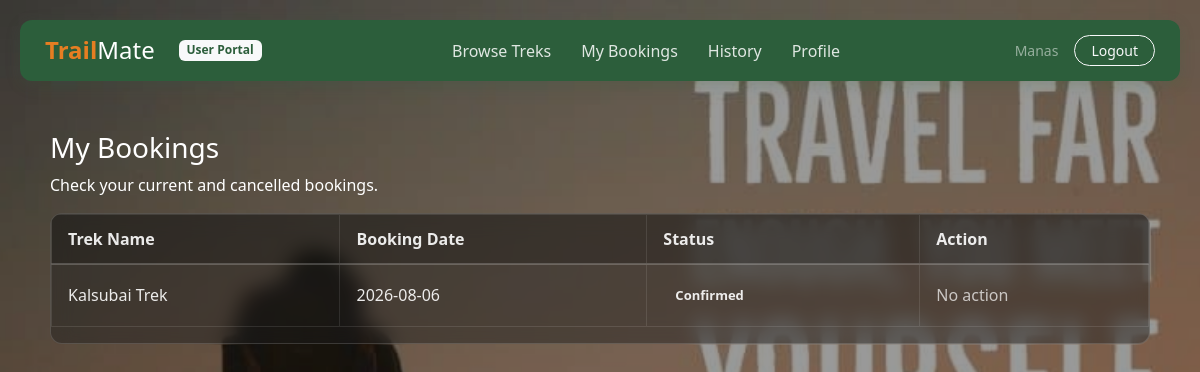
Screenshot of /user/my-bookings (signed in) with the database file from the repository.
### models.py (models this page shows)
class User(db.Model, UserMixin):
    id = db.Column(db.Integer, primary_key=True)
    name = db.Column(db.String(100), nullable=False)
    email = db.Column(db.String(120), unique=True, nullable=False)
    password = db.Column(db.String(200), nullable=False)
    role = db.Column(db.String(20), nullable=False, default='user')
    contact_details = db.Column(db.String(200), nullable=True)
    status = db.Column(db.String(20), nullable=False, default='Active')  # Active/Inactive/Pending
    assigned_treks = db.relationship('Trek', backref='assigned_staff', lazy=True)
    bookings = db.relationship('Booking', backref='user', lazy=True)

class Booking(db.Model):
    booking_id = db.Column(db.Integer, primary_key=True)
    user_id = db.Column(db.Integer, db.ForeignKey('user.id'), nullable=False)
    trek_id = db.Column(db.Integer, db.ForeignKey('trek.trek_id'), nullable=False)
    booking_date = db.Column(db.DateTime, nullable=False, default=datetime.utcnow)
    status = db.Column(db.String(50), nullable=False, default='Booked')  # Booked/Cancelled

class Trek(db.Model):
    trek_id = db.Column(db.Integer, primary_key=True)
    trek_name = db.Column(db.String(150), nullable=False)
    location = db.Column(db.String(150), nullable=False)
    difficulty = db.Column(db.String(50), nullable=False)
    duration = db.Column(db.String(50), nullable=False)  # e.g., '5 Days'
    available_slots = db.Column(db.Integer, nullable=False)
    assigned_staff_id = db.Column(db.Integer, db.ForeignKey('user.id'), nullable=True)
    status = db.Column(db.String(50), nullable=False, default='Open')  # Open/Started/Completed
    start_date = db.Column(db.Date, nullable=False)
    end_date = db.Column(db.Date, nullable=False)
    bookings = db.relationship('Booking', backref='trek', lazy=True)

### routes/user.py (the view)
@user_bp.route('/my-bookings')
@login_required
@user_required
def my_bookings():
    bookings = Booking.query.filter_by(user_id=current_user.id).order_by(Booking.booking_date.desc()).all()
    return render_template('user/my_bookings.html', bookings=bookings)

### routes/user.py (called while the page is built)
def user_required(f):
    @wraps(f)
    def decorated_function(*args, **kwargs):
        if not current_user.is_authenticated or current_user.role != 'user':
            flash('Access Denied. Trekker account required.', 'warning')
            return redirect(url_for('auth.login'))
        return f(*args, **kwargs)
    return decorated_function

### templates/user/my_bookings.html (shortened to what this page needs)
{% extends "user/user_layout.html" %}
{% block user_content %}
<h3 class="page-title">My Bookings</h3>
<p class="page-subtitle">Check your current and cancelled bookings.</p>
<div class="table-box">
    <table class="table table-bordered">
        <thead>
            <tr>
                <th>Trek Name</th>
                <th>Booking Date</th>
                <th>Status</th>
                <th>Action</th>
            </tr>
        </thead>
        <tbody>
            {% for booking in bookings %}
            <tr>
                <td>{{ booking.trek.trek_name }}</td>
                <td>{{ booking.booking_date.strftime('%Y-%m-%d') }}</td>
                <td><span class="status-badge status-{{ booking.status|lower }}">{{ booking.status }}</span></td>
                <td>
                    {% if booking.status == 'Booked' and booking.trek.status != 'Completed' %}
                    <form method="POST" action="{{ url_for('user.cancel_booking', booking_id=booking.booking_id) }}">
                        <button type="submit" class="btn btn-sm btn-outline-danger">Cancel</button>
                    </form>
                    {% else %}
                        <span class="text-muted">No action</span>
                    {% endif %}
                </td>
            </tr>
            {% else %}
            <tr>
                <td colspan="4" class="text-center text-muted">No bookings yet.</td>
            </tr>
            {% endfor %}
        </tbody>
    </table>
</div>
{% endblock %}

### templates/user/user_layout.html
{% extends "base.html" %}
{% block content %}
<div class="nav-island">
    <div class="d-flex align-items-center">
        <h4 class="mb-0 me-4"><span class="logo-trail">Trail</span><span class="logo-mate">Mate</span></h4>
        <span class="badge bg-light text-green me-3">User Portal</span>
    </div>
    <div class="nav-island-links d-flex align-items-center flex-wrap">
        <a href="{{ url_for('user.dashboard') }}">Browse Treks</a>
        <a href="{{ url_for('user.my_bookings') }}">My Bookings</a>
        <a href="{{ url_for('user.history') }}">History</a>
        <a href="{{ url_for('user.profile') }}">Profile</a>
    </div>
    <div class="d-flex align-items-center">
        <span class="text-white-50 small text-truncate me-3">{{ current_user.name }}</span>
        <a href="{{ url_for('auth.logout') }}" class="btn btn-outline-light btn-sm rounded-pill px-3">Logout</a>
    </div>
</div>
<div class="floating-card">
    {% block user_content %}{% endblock %}
</div>
{% endblock %}

### static/css/style.css (style rules this page uses)
:root { --green: #2c5e3b; --dark-green: #1f4229; --blue: #3b5b78; --dark-blue: #2a4157; --orange: #e67e22; --dark-orange: #cc701e; --bg-light: #f7f9f8; --text-dark: #2c3e50; --text-light: #7f8c8d; --line: #e2e8f0; }
body { margin: 0; font-family: "Segoe UI", Arial, sans-serif; color: var(--text-dark); background: url('../images/user-bg.jpg') center center / cover no-repeat fixed; background-color: var(--bg-light); position: relative; min-height: 100vh; }
body::before { content: ""; position: fixed; top: 0; left: 0; right: 0; bottom: 0; background: rgba(0, 0, 0, 0.4); z-index: -1; }
.text-green { color: var(--green) !important; }
.nav-island { background-color: var(--green); border-radius: 12px; margin: 20px; padding: 15px 25px; box-shadow: 0 4px 15px rgba(44, 94, 59, 0.2); display: flex; justify-content: space-between; align-items: center; }
.nav-island-links a { color: rgba(255, 255, 255, 0.85); text-decoration: none; margin: 0 15px; font-weight: 500; transition: color 0.2s; }
.floating-card { background-color: transparent; margin: 0 20px 30px 20px; padding: 30px; color: white; }
.floating-card h1, .floating-card h2, .floating-card h3, .floating-card h4, .floating-card h5, .floating-card h6, .floating-card p { color: white !important; }
.logo-trail { color: var(--orange); font-weight: 800; }
.logo-mate { color: #ffffff; font-weight: 300; }
.status-badge { display: inline-block; padding: 5px 12px; border-radius: 20px; font-size: 13px; font-weight: 600; }
.table-box { background: rgba(30, 30, 30, 0.45) !important; backdrop-filter: blur(10px); -webkit-backdrop-filter: blur(10px); border-radius: 12px; border: 1px solid rgba(255, 255, 255, 0.15); overflow: hidden; color: white; }
.table-box table, .table-box thead, .table-box tbody, .table-box tr, .table-box th, .table-box td { background-color: transparent !important; --bs-table-bg: transparent; border-color: rgba(255, 255, 255, 0.1) !important; }
.table-box thead { background-color: rgba(0, 0, 0, 0.2) !important; }
.table-box th { color: rgba(255, 255, 255, 0.9) !important; font-weight: 600; padding: 12px 16px; border-bottom: 2px solid rgba(255, 255, 255, 0.2) !important; }
.table-box td { padding: 16px; vertical-align: middle; color: rgba(255, 255, 255, 0.9) !important; }
.glass-card .text-muted, .simple-list .text-muted, .table-box .text-muted, .trek-card .text-muted, .stat-box .text-muted, .floating-card .text-muted { color: rgba(255, 255, 255, 0.7) !important; }

### rows the page displays
User: name "Manas"
Booking: trek.trek_name "Kalsubai Trek", booking_date "2026-08-06", status "Confirmed", shows "No action"
